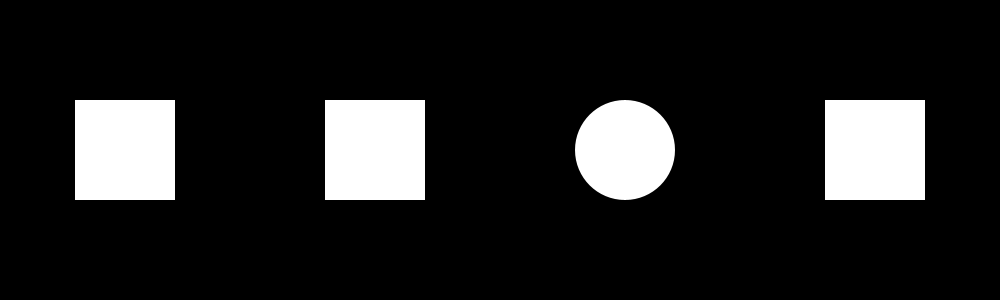
Frame 1 (no input)
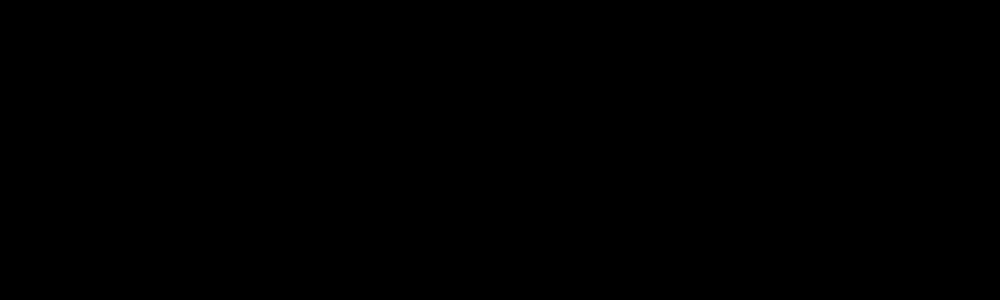
Frame 60 (the mouse pressed at the canvas centre just before this capture)
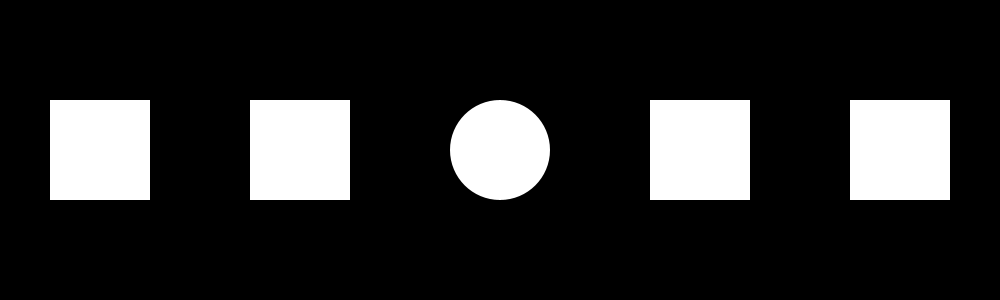
Frame 120 (the mouse held since frame 60 and released just before this capture)

The Processing sketch that drew these frames (run headless with seeded random() and noise(); from frame 60 on, the mouse is pressed at the canvas centre):

// Processing sketch: sketch_04_more_loops
// ── sketch_04_more_loops.pde
int numShapes = 4;          //define a global variable to control the number of shapes drawn

void setup()
{
  size(1000, 300);
  background(0);
  noStroke();
  rectMode(CENTER);
}


void draw()
{
  background(0);  
 
  int count =  0;
 
  while(count < numShapes)
  {
    int x = (count * width/numShapes) + width/(numShapes * 2); 
    //define the shapes x position as a function of numShapes and count
    
    if(count == 2)
    {
      ellipse(x, height/2, width/10, width /10);       //draw a circle on the third iteration (count == 2) 
    }
    else
    {
      rect(x, height/2, width/10, width /10);          //else draw a rectangle
    }
    
    count++; 
  }
  
  numShapes = mouseX/100;      //use mouseX position to vary the number of shapes drawn                            
  
}
